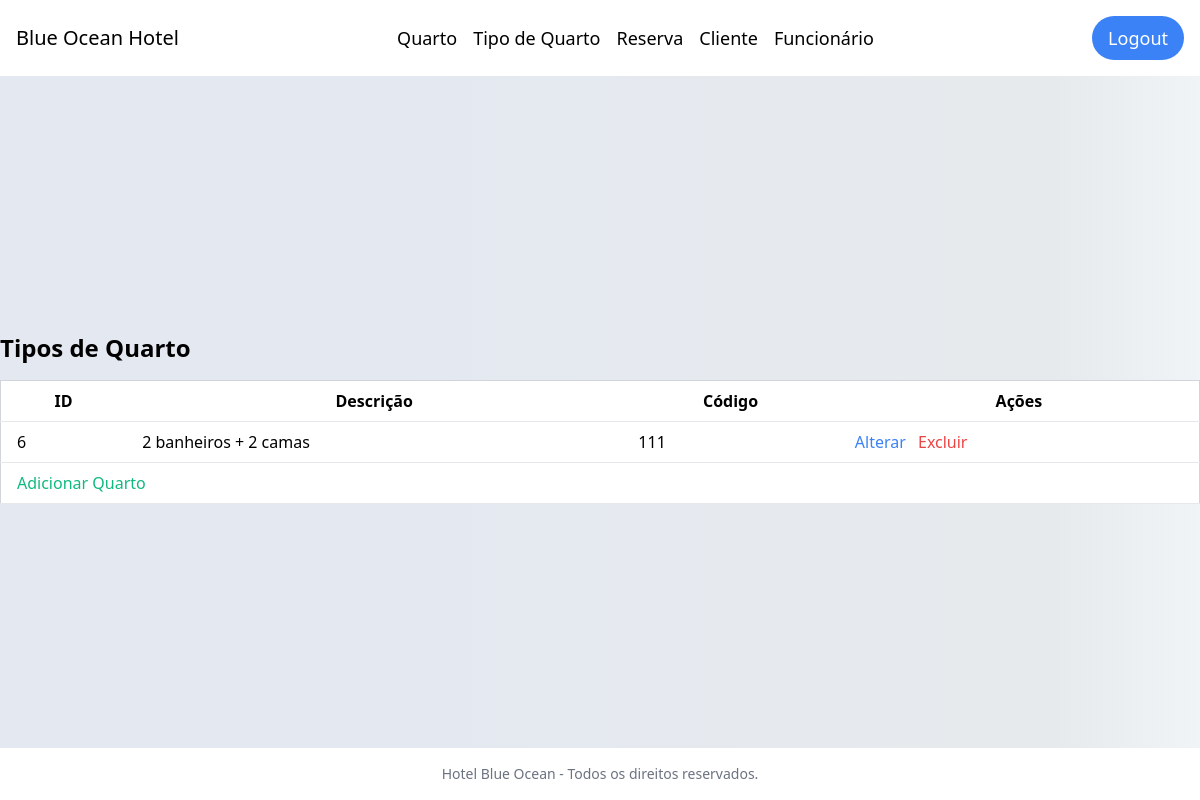
Screenshot of /tipo_quarto.php with the database file from the repository.
### tables this page shows
CREATE TABLE `tipo_quarto` (
  `id` int(11) NOT NULL,
  `descricao` varchar(205) DEFAULT NULL,
  `codigo` varchar(205) DEFAULT NULL
);

### tipo_quarto.php (the view, shortened to what this page needs)
<!DOCTYPE html>
<html lang="en">
<head>
    <link rel="stylesheet" href="css/quarto.css">
    <link href="https://cdn.jsdelivr.net/npm/tailwindcss@2.2.19/dist/tailwind.min.css" rel="stylesheet">
</head>
<body style="background: rgb(228,233,241);
background: linear-gradient(90deg, rgba(228,233,241,1) 35%, rgba(231,234,236,1) 88%, rgba(240,244,246,1) 100%);">
    <nav class="bg-white p-4 flex items-center justify-between">
        <div class="flex items-center">
            <a href="home.php" class="text-lg text-xl">Blue Ocean Hotel</a>
        </div>
        <div class="hidden md:flex flex-col md:flex-row items-center space-y-2 md:space-y-0 md:space-x-4 text-lg">
            <a href="quarto.php">Quarto</a>
            <a href="tipo_quarto.php">Tipo de Quarto</a>
            <a href="reserva.php">Reserva</a>
            <a href="cliente.php">Cliente</a>
            <a href="funcionario.php">Funcionário</a>
        </div>
        <button id="logoutButton" class="hidden md:block bg-blue-500 text-white px-4 py-2 rounded-full text-lg" type="button">Logout</button>
    </nav>
    <div class="content mt-64">
        <h2 class="text-2xl font-bold mb-4">Tipos de Quarto</h2>
        <div class="overflow-x-auto mx-auto">
            <table class="min-w-full bg-white border border-gray-300">
                <thead>
                    <tr>
                        <th class="py-2 px-4 border-b">ID</th>
                        <th class="py-2 px-4 border-b">Descrição</th>
                        <th class="py-2 px-4 border-b">Código</th>
                        <th class="py-2 px-4 border-b">Ações</th>
                    </tr>
                </thead>
                <tbody>
                    <?php
                    include("db.php");
                    $query = "SELECT * FROM tipo_quarto";
                    $result = mysqli_query($conn, $query);
                    if (mysqli_num_rows($result) > 0) {
                        while ($row = mysqli_fetch_assoc($result)) {
                            echo "<tr>";
                            echo "<td class='py-2 px-4 border-b'>" . $row["id"] . "</td>";
                            echo "<td class='py-2 px-4 border-b'>" . $row["descricao"] . "</td>";
                            echo "<td class='py-2 px-4 border-b'>" . $row["codigo"] . "</td>";
                            echo "<td class='py-2 px-4 border-b'>
                                    <a href='alterar_tipo_quarto.php?id=" . $row["id"] . "' class='text-blue-500 mr-2'>Alterar</a>
                                    <a href='excluir_tipo_quarto.php?id=" . $row["id"] . "' class='text-red-500'>Excluir</a>
                                  </td>";
                            echo "</tr>";
                        }
                    } else {
                        echo "<tr><td colspan='4' class='py-2 px-4 border-b'>Nenhum tipo de quarto encontrado.</td></tr>";
                    }
                    echo "<tr><td colspan='4' class='py-2 px-4 border-b'><a href='adicionar_tipo_quarto.php' class='text-green-500'>Adicionar Quarto</a></td></tr>";
                    ?>
                </tbody>
            </table>
        </div>
    </div>
    <footer class="fixed bottom-0 left-0 right-0 bg-white p-4 text-center">
        <p class="text-gray-500 text-sm">Hotel Blue Ocean - Todos os direitos reservados.</p>
    </footer>
</body>
</html>

### rows the page displays
tipo_quarto: id "6", descricao "2 banheiros + 2 camas", codigo "111"
